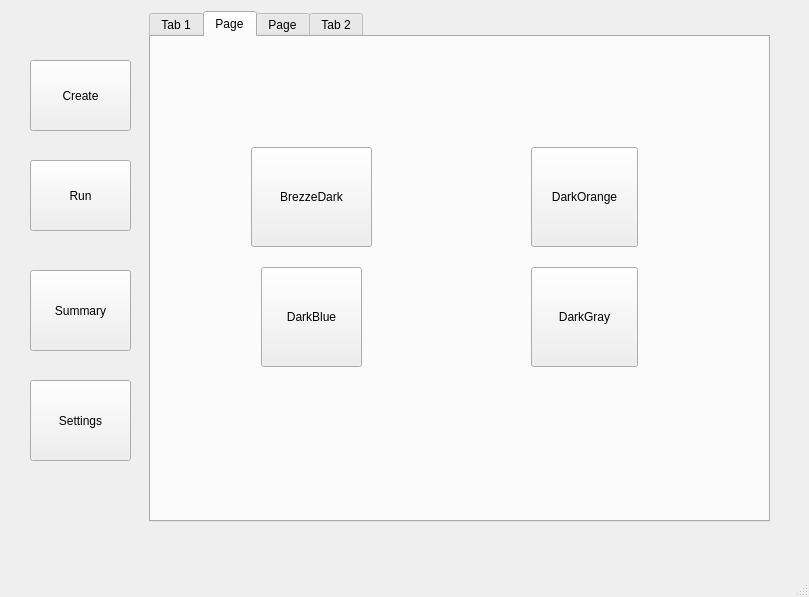
<?xml version="1.0" encoding="UTF-8"?>
<ui version="4.0">
 <class>MainWindow</class>
 <widget class="QMainWindow" name="MainWindow">
  <property name="geometry">
   <rect>
    <x>0</x>
    <y>0</y>
    <width>809</width>
    <height>597</height>
   </rect>
  </property>
  <property name="windowTitle">
   <string>Customer Segmentation</string>
  </property>
  <widget class="QWidget" name="centralwidget">
   <widget class="QTabWidget" name="tabWidget">
    <property name="enabled">
     <bool>true</bool>
    </property>
    <property name="geometry">
     <rect>
      <x>149</x>
      <y>11</y>
      <width>621</width>
      <height>511</height>
     </rect>
    </property>
    <property name="minimumSize">
     <size>
      <width>521</width>
      <height>0</height>
     </size>
    </property>
    <property name="toolTip">
     <string>Dataset location</string>
    </property>
    <property name="toolTipDuration">
     <number>1</number>
    </property>
    <property name="currentIndex">
     <number>1</number>
    </property>
    <widget class="QWidget" name="tab">
     <attribute name="title">
      <string>Tab 1</string>
     </attribute>
     <widget class="QWidget" name="verticalLayoutWidget">
      <property name="geometry">
       <rect>
        <x>30</x>
        <y>80</y>
        <width>561</width>
        <height>200</height>
       </rect>
      </property>
      <layout class="QVBoxLayout" name="verticalLayout">
       <item>
        <layout class="QHBoxLayout" name="horizontalLayout">
         <item>
          <widget class="QLineEdit" name="lineEdit_data_train">
           <property name="enabled">
            <bool>true</bool>
           </property>
           <property name="toolTip">
            <string/>
           </property>
           <property name="text">
            <string/>
           </property>
           <property name="alignment">
            <set>Qt::AlignLeading|Qt::AlignLeft|Qt::AlignVCenter</set>
           </property>
           <property name="placeholderText">
            <string>Dataset Location</string>
           </property>
          </widget>
         </item>
         <item>
          <widget class="QPushButton" name="button_data_train">
           <property name="enabled">
            <bool>true</bool>
           </property>
           <property name="text">
            <string>Browse</string>
           </property>
          </widget>
         </item>
        </layout>
       </item>
       <item>
        <widget class="QLabel" name="label">
         <property name="text">
          <string>Select colums like ID, date, etc to remove</string>
         </property>
        </widget>
       </item>
       <item>
        <layout class="QHBoxLayout" name="horizontalLayout_2">
         <item>
          <widget class="QListWidget" name="listWidget_data_train">
           <property name="enabled">
            <bool>false</bool>
           </property>
           <property name="maximumSize">
            <size>
             <width>300</width>
             <height>300</height>
            </size>
           </property>
           <property name="baseSize">
            <size>
             <width>300</width>
             <height>200</height>
            </size>
           </property>
           <property name="sizeAdjustPolicy">
            <enum>QAbstractScrollArea::AdjustToContents</enum>
           </property>
           <property name="selectionMode">
            <enum>QAbstractItemView::MultiSelection</enum>
           </property>
           <property name="selectionBehavior">
            <enum>QAbstractItemView::SelectItems</enum>
           </property>
          </widget>
         </item>
         <item>
          <widget class="QPushButton" name="button_drop">
           <property name="enabled">
            <bool>false</bool>
           </property>
           <property name="text">
            <string>Drop</string>
           </property>
          </widget>
         </item>
        </layout>
       </item>
      </layout>
     </widget>
     <widget class="QPushButton" name="button_train">
      <property name="geometry">
       <rect>
        <x>480</x>
        <y>410</y>
        <width>107</width>
        <height>28</height>
       </rect>
      </property>
      <property name="text">
       <string>Train</string>
      </property>
     </widget>
     <widget class="QLabel" name="label_4">
      <property name="geometry">
       <rect>
        <x>160</x>
        <y>30</y>
        <width>341</width>
        <height>31</height>
       </rect>
      </property>
      <property name="font">
       <font>
        <pointsize>20</pointsize>
       </font>
      </property>
      <property name="text">
       <string>Create a model</string>
      </property>
     </widget>
    </widget>
    <widget class="QWidget" name="tab_4">
     <attribute name="title">
      <string>Page</string>
     </attribute>
     <widget class="QPushButton" name="button_darkgray">
      <property name="geometry">
       <rect>
        <x>380</x>
        <y>230</y>
        <width>107</width>
        <height>100</height>
       </rect>
      </property>
      <property name="minimumSize">
       <size>
        <width>100</width>
        <height>100</height>
       </size>
      </property>
      <property name="text">
       <string>DarkGray</string>
      </property>
     </widget>
     <widget class="QPushButton" name="button_darkorange">
      <property name="geometry">
       <rect>
        <x>380</x>
        <y>110</y>
        <width>107</width>
        <height>100</height>
       </rect>
      </property>
      <property name="minimumSize">
       <size>
        <width>100</width>
        <height>100</height>
       </size>
      </property>
      <property name="text">
       <string>DarkOrange</string>
      </property>
     </widget>
     <widget class="QPushButton" name="button_darkblue">
      <property name="geometry">
       <rect>
        <x>100</x>
        <y>110</y>
        <width>121</width>
        <height>100</height>
       </rect>
      </property>
      <property name="minimumSize">
       <size>
        <width>100</width>
        <height>100</height>
       </size>
      </property>
      <property name="text">
       <string>BrezzeDark</string>
      </property>
     </widget>
     <widget class="QPushButton" name="button_dark">
      <property name="geometry">
       <rect>
        <x>110</x>
        <y>230</y>
        <width>101</width>
        <height>100</height>
       </rect>
      </property>
      <property name="minimumSize">
       <size>
        <width>100</width>
        <height>100</height>
       </size>
      </property>
      <property name="text">
       <string>DarkBlue</string>
      </property>
     </widget>
    </widget>
    <widget class="QWidget" name="tab_3">
     <attribute name="title">
      <string>Page</string>
     </attribute>
     <widget class="QPushButton" name="button_summary">
      <property name="geometry">
       <rect>
        <x>470</x>
        <y>60</y>
        <width>107</width>
        <height>28</height>
       </rect>
      </property>
      <property name="text">
       <string>Browse</string>
      </property>
     </widget>
     <widget class="QLineEdit" name="lineEdit_summary">
      <property name="geometry">
       <rect>
        <x>32</x>
        <y>60</y>
        <width>421</width>
        <height>28</height>
       </rect>
      </property>
      <property name="placeholderText">
       <string>Enter dataset location</string>
      </property>
     </widget>
     <widget class="QTableWidget" name="tableWidget">
      <property name="geometry">
       <rect>
        <x>30</x>
        <y>140</y>
        <width>551</width>
        <height>291</height>
       </rect>
      </property>
     </widget>
     <widget class="QLabel" name="label_3">
      <property name="geometry">
       <rect>
        <x>40</x>
        <y>100</y>
        <width>89</width>
        <height>20</height>
       </rect>
      </property>
      <property name="text">
       <string>Summary:</string>
      </property>
     </widget>
     <widget class="QLabel" name="label_6">
      <property name="geometry">
       <rect>
        <x>150</x>
        <y>10</y>
        <width>341</width>
        <height>31</height>
       </rect>
      </property>
      <property name="font">
       <font>
        <pointsize>20</pointsize>
       </font>
      </property>
      <property name="text">
       <string>Generate Summary</string>
      </property>
     </widget>
    </widget>
    <widget class="QWidget" name="tab_2">
     <attribute name="title">
      <string>Tab 2</string>
     </attribute>
     <widget class="QWidget" name="verticalLayoutWidget_2">
      <property name="geometry">
       <rect>
        <x>30</x>
        <y>80</y>
        <width>561</width>
        <height>221</height>
       </rect>
      </property>
      <layout class="QVBoxLayout" name="verticalLayout_2">
       <item>
        <layout class="QHBoxLayout" name="horizontalLayout_3">
         <item>
          <widget class="QLineEdit" name="lineEdit_model">
           <property name="placeholderText">
            <string>Enter model loaction</string>
           </property>
          </widget>
         </item>
         <item>
          <widget class="QPushButton" name="button_model">
           <property name="text">
            <string>Browse</string>
           </property>
          </widget>
         </item>
        </layout>
       </item>
       <item>
        <layout class="QHBoxLayout" name="horizontalLayout_4">
         <item>
          <widget class="QLineEdit" name="lineEdit_data_test">
           <property name="placeholderText">
            <string>Enter dataset location</string>
           </property>
          </widget>
         </item>
         <item>
          <widget class="QPushButton" name="button_data_test">
           <property name="text">
            <string>Browse</string>
           </property>
          </widget>
         </item>
        </layout>
       </item>
       <item>
        <widget class="QLabel" name="label_2">
         <property name="text">
          <string>Select colums like ID, date, etc to remove</string>
         </property>
        </widget>
       </item>
       <item>
        <layout class="QHBoxLayout" name="horizontalLayout_5">
         <item>
          <widget class="QListWidget" name="listWidget_data_test">
           <property name="enabled">
            <bool>false</bool>
           </property>
           <property name="maximumSize">
            <size>
             <width>300</width>
             <height>300</height>
            </size>
           </property>
           <property name="baseSize">
            <size>
             <width>300</width>
             <height>200</height>
            </size>
           </property>
           <property name="sizeAdjustPolicy">
            <enum>QAbstractScrollArea::AdjustToContents</enum>
           </property>
           <property name="selectionMode">
            <enum>QAbstractItemView::MultiSelection</enum>
           </property>
           <property name="selectionBehavior">
            <enum>QAbstractItemView::SelectItems</enum>
           </property>
          </widget>
         </item>
         <item>
          <widget class="QPushButton" name="button_drop_2">
           <property name="enabled">
            <bool>false</bool>
           </property>
           <property name="text">
            <string>Drop</string>
           </property>
          </widget>
         </item>
        </layout>
       </item>
      </layout>
     </widget>
     <widget class="QPushButton" name="button_run">
      <property name="geometry">
       <rect>
        <x>480</x>
        <y>400</y>
        <width>107</width>
        <height>28</height>
       </rect>
      </property>
      <property name="text">
       <string>Run</string>
      </property>
     </widget>
     <widget class="QLabel" name="label_5">
      <property name="geometry">
       <rect>
        <x>160</x>
        <y>30</y>
        <width>341</width>
        <height>31</height>
       </rect>
      </property>
      <property name="font">
       <font>
        <pointsize>20</pointsize>
       </font>
      </property>
      <property name="text">
       <string>Run a model</string>
      </property>
     </widget>
    </widget>
   </widget>
   <widget class="QPushButton" name="pushButton_2">
    <property name="geometry">
     <rect>
      <x>30</x>
      <y>160</y>
      <width>101</width>
      <height>71</height>
     </rect>
    </property>
    <property name="text">
     <string>Run</string>
    </property>
   </widget>
   <widget class="QPushButton" name="pushButton_3">
    <property name="geometry">
     <rect>
      <x>30</x>
      <y>270</y>
      <width>101</width>
      <height>81</height>
     </rect>
    </property>
    <property name="text">
     <string>Summary</string>
    </property>
   </widget>
   <widget class="QPushButton" name="pushButton">
    <property name="geometry">
     <rect>
      <x>30</x>
      <y>60</y>
      <width>101</width>
      <height>71</height>
     </rect>
    </property>
    <property name="sizePolicy">
     <sizepolicy hsizetype="Expanding" vsizetype="Fixed">
      <horstretch>0</horstretch>
      <verstretch>0</verstretch>
     </sizepolicy>
    </property>
    <property name="text">
     <string>Create</string>
    </property>
    <property name="icon">
     <iconset>
      <normaloff>:/icons/home.png</normaloff>:/icons/home.png</iconset>
    </property>
    <property name="iconSize">
     <size>
      <width>50</width>
      <height>50</height>
     </size>
    </property>
   </widget>
   <widget class="QPushButton" name="pushButton_4">
    <property name="geometry">
     <rect>
      <x>30</x>
      <y>380</y>
      <width>101</width>
      <height>81</height>
     </rect>
    </property>
    <property name="text">
     <string>Settings</string>
    </property>
   </widget>
  </widget>
  <widget class="QMenuBar" name="menubar">
   <property name="geometry">
    <rect>
     <x>0</x>
     <y>0</y>
     <width>809</width>
     <height>25</height>
    </rect>
   </property>
  </widget>
  <widget class="QStatusBar" name="statusbar"/>
 </widget>
 <resources/>
 <connections/>
</ui>
